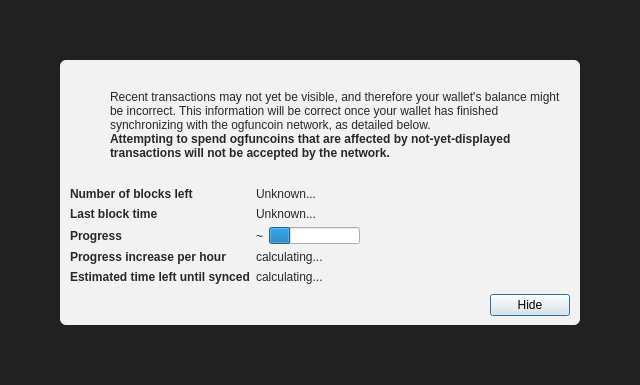
<?xml version="1.0" encoding="UTF-8"?>
<ui version="4.0">
 <class>ModalOverlay</class>
 <widget class="ModalOverlay" name="ModalOverlay">
  <property name="geometry">
   <rect>
    <x>0</x>
    <y>0</y>
    <width>640</width>
    <height>385</height>
   </rect>
  </property>
  <property name="windowTitle">
   <string>Form</string>
  </property>
  <layout class="QVBoxLayout" name="verticalLayout" stretch="0">
   <property name="sizeConstraint">
    <enum>QLayout::SetDefaultConstraint</enum>
   </property>
   <property name="leftMargin">
    <number>0</number>
   </property>
   <property name="topMargin">
    <number>0</number>
   </property>
   <property name="rightMargin">
    <number>0</number>
   </property>
   <property name="bottomMargin">
    <number>0</number>
   </property>
   <item>
    <widget class="QWidget" name="bgWidget" native="true">
     <property name="styleSheet">
      <string notr="true">#bgWidget { background: rgba(0,0,0,220); }</string>
     </property>
     <layout class="QVBoxLayout" name="verticalLayoutMain" stretch="1">
      <property name="leftMargin">
       <number>60</number>
      </property>
      <property name="topMargin">
       <number>60</number>
      </property>
      <property name="rightMargin">
       <number>60</number>
      </property>
      <property name="bottomMargin">
       <number>60</number>
      </property>
      <item>
       <widget class="QWidget" name="contentWidget" native="true">
        <property name="styleSheet">
         <string notr="true">#contentWidget { background: rgba(255,255,255,240); border-radius: 6px; }

QLabel { color: rgb(40,40,40);  }</string>
        </property>
        <layout class="QVBoxLayout" name="verticalLayoutSub" stretch="1,0,0,0">
         <property name="spacing">
          <number>0</number>
         </property>
         <property name="leftMargin">
          <number>10</number>
         </property>
         <property name="topMargin">
          <number>10</number>
         </property>
         <property name="rightMargin">
          <number>10</number>
         </property>
         <property name="bottomMargin">
          <number>10</number>
         </property>
         <item>
          <layout class="QHBoxLayout" name="horizontalLayoutIconText" stretch="0,1">
           <property name="topMargin">
            <number>20</number>
           </property>
           <item>
            <layout class="QVBoxLayout" name="verticalLayoutIcon">
             <property name="leftMargin">
              <number>0</number>
             </property>
             <item>
              <widget class="QPushButton" name="warningIcon">
               <property name="enabled">
                <bool>false</bool>
               </property>
               <property name="text">
                <string/>
               </property>
               <property name="icon">
                <iconset>
                 <normaloff>:/icons/warning</normaloff>
                 <disabledoff>:/icons/warning</disabledoff>:/icons/warning</iconset>
               </property>
               <property name="iconSize">
                <size>
                 <width>48</width>
                 <height>48</height>
                </size>
               </property>
               <property name="flat">
                <bool>true</bool>
               </property>
              </widget>
             </item>
             <item>
              <spacer name="verticalSpacerWarningIcon">
               <property name="orientation">
                <enum>Qt::Vertical</enum>
               </property>
               <property name="sizeHint" stdset="0">
                <size>
                 <width>20</width>
                 <height>40</height>
                </size>
               </property>
              </spacer>
             </item>
            </layout>
           </item>
           <item>
            <layout class="QVBoxLayout" name="verticalLayoutInfoText">
             <property name="leftMargin">
              <number>0</number>
             </property>
             <property name="topMargin">
              <number>0</number>
             </property>
             <item>
              <widget class="QLabel" name="infoText">
               <property name="text">
                <string>Recent transactions may not yet be visible, and therefore your wallet's balance might be incorrect. This information will be correct once your wallet has finished synchronizing with the ogfuncoin network, as detailed below.</string>
               </property>
               <property name="textFormat">
                <enum>Qt::RichText</enum>
               </property>
               <property name="wordWrap">
                <bool>true</bool>
               </property>
              </widget>
             </item>
             <item>
              <widget class="QLabel" name="infoTextStrong">
               <property name="font">
                <font>
                 <weight>75</weight>
                 <bold>true</bold>
                </font>
               </property>
               <property name="text">
                <string>Attempting to spend ogfuncoins that are affected by not-yet-displayed transactions will not be accepted by the network.</string>
               </property>
               <property name="textFormat">
                <enum>Qt::RichText</enum>
               </property>
               <property name="wordWrap">
                <bool>true</bool>
               </property>
              </widget>
             </item>
             <item>
              <spacer name="verticalSpacerInTextSpace">
               <property name="orientation">
                <enum>Qt::Vertical</enum>
               </property>
               <property name="sizeHint" stdset="0">
                <size>
                 <width>20</width>
                 <height>40</height>
                </size>
               </property>
              </spacer>
             </item>
            </layout>
           </item>
          </layout>
         </item>
         <item>
          <spacer name="verticalSpacerAfterText">
           <property name="orientation">
            <enum>Qt::Vertical</enum>
           </property>
           <property name="sizeHint" stdset="0">
            <size>
             <width>20</width>
             <height>40</height>
            </size>
           </property>
          </spacer>
         </item>
         <item>
          <layout class="QFormLayout" name="formLayout">
           <property name="fieldGrowthPolicy">
            <enum>QFormLayout::FieldsStayAtSizeHint</enum>
           </property>
           <property name="horizontalSpacing">
            <number>6</number>
           </property>
           <property name="verticalSpacing">
            <number>6</number>
           </property>
           <property name="topMargin">
            <number>10</number>
           </property>
           <item row="0" column="0">
            <widget class="QLabel" name="labelNumberOfBlocksLeft">
             <property name="font">
              <font>
               <weight>75</weight>
               <bold>true</bold>
              </font>
             </property>
             <property name="text">
              <string>Number of blocks left</string>
             </property>
            </widget>
           </item>
           <item row="0" column="1">
            <widget class="QLabel" name="numberOfBlocksLeft">
             <property name="text">
              <string>Unknown...</string>
             </property>
            </widget>
           </item>
           <item row="1" column="0">
            <widget class="QLabel" name="labelLastBlockTime">
             <property name="font">
              <font>
               <weight>75</weight>
               <bold>true</bold>
              </font>
             </property>
             <property name="text">
              <string>Last block time</string>
             </property>
            </widget>
           </item>
           <item row="1" column="1">
            <widget class="QLabel" name="newestBlockDate">
             <property name="sizePolicy">
              <sizepolicy hsizetype="Maximum" vsizetype="Preferred">
               <horstretch>0</horstretch>
               <verstretch>0</verstretch>
              </sizepolicy>
             </property>
             <property name="text">
              <string>Unknown...</string>
             </property>
            </widget>
           </item>
           <item row="2" column="0">
            <widget class="QLabel" name="labelSyncDone">
             <property name="font">
              <font>
               <weight>75</weight>
               <bold>true</bold>
              </font>
             </property>
             <property name="text">
              <string>Progress</string>
             </property>
            </widget>
           </item>
           <item row="2" column="1">
            <layout class="QHBoxLayout" name="horizontalLayoutSync" stretch="0,1">
             <item>
              <widget class="QLabel" name="percentageProgress">
               <property name="text">
                <string notr="true">~</string>
               </property>
              </widget>
             </item>
             <item>
              <widget class="QProgressBar" name="progressBar">
               <property name="value">
                <number>24</number>
               </property>
               <property name="format">
                <string/>
               </property>
              </widget>
             </item>
            </layout>
           </item>
           <item row="4" column="0">
            <widget class="QLabel" name="labelProgressIncrease">
             <property name="font">
              <font>
               <weight>75</weight>
               <bold>true</bold>
              </font>
             </property>
             <property name="text">
              <string>Progress increase per hour</string>
             </property>
            </widget>
           </item>
           <item row="4" column="1">
            <widget class="QLabel" name="progressIncreasePerH">
             <property name="text">
              <string>calculating...</string>
             </property>
            </widget>
           </item>
           <item row="5" column="0">
            <widget class="QLabel" name="labelEstimatedTimeLeft">
             <property name="font">
              <font>
               <weight>75</weight>
               <bold>true</bold>
              </font>
             </property>
             <property name="text">
              <string>Estimated time left until synced</string>
             </property>
            </widget>
           </item>
           <item row="5" column="1">
            <widget class="QLabel" name="expectedTimeLeft">
             <property name="text">
              <string>calculating...</string>
             </property>
            </widget>
           </item>
          </layout>
         </item>
         <item>
          <layout class="QHBoxLayout" name="horizontalLayoutButtons">
           <property name="leftMargin">
            <number>10</number>
           </property>
           <property name="topMargin">
            <number>10</number>
           </property>
           <item>
            <spacer name="horizontalSpacer">
             <property name="orientation">
              <enum>Qt::Horizontal</enum>
             </property>
             <property name="sizeHint" stdset="0">
              <size>
               <width>40</width>
               <height>20</height>
              </size>
             </property>
            </spacer>
           </item>
           <item>
            <widget class="QPushButton" name="closeButton">
             <property name="text">
              <string>Hide</string>
             </property>
             <property name="focusPolicy">
              <enum>Qt::StrongFocus</enum>
             </property>
             <property name="default">
              <bool>true</bool>
             </property>
            </widget>
           </item>
          </layout>
         </item>
        </layout>
       </widget>
      </item>
     </layout>
    </widget>
   </item>
  </layout>
 </widget>
 <customwidgets>
  <customwidget>
   <class>ModalOverlay</class>
   <extends>QWidget</extends>
   <header>qt/modaloverlay.h</header>
   <container>1</container>
  </customwidget>
 </customwidgets>
 <resources/>
 <connections/>
</ui>
